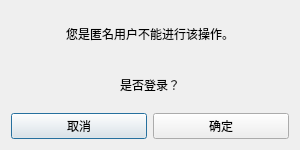
<?xml version="1.0" encoding="UTF-8"?>
<ui version="4.0">
 <class>UserAnonymousWin</class>
 <widget class="QDialog" name="UserAnonymousWin">
  <property name="geometry">
   <rect>
    <x>0</x>
    <y>0</y>
    <width>300</width>
    <height>150</height>
   </rect>
  </property>
  <property name="minimumSize">
   <size>
    <width>300</width>
    <height>150</height>
   </size>
  </property>
  <property name="maximumSize">
   <size>
    <width>300</width>
    <height>150</height>
   </size>
  </property>
  <property name="windowTitle">
   <string>Dialog</string>
  </property>
  <layout class="QVBoxLayout" name="verticalLayout_2">
   <item>
    <layout class="QVBoxLayout" name="verticalLayout">
     <item>
      <widget class="QLabel" name="label">
       <property name="sizePolicy">
        <sizepolicy hsizetype="Preferred" vsizetype="Preferred">
         <horstretch>0</horstretch>
         <verstretch>0</verstretch>
        </sizepolicy>
       </property>
       <property name="layoutDirection">
        <enum>Qt::LeftToRight</enum>
       </property>
       <property name="text">
        <string>您是匿名用户不能进行该操作。</string>
       </property>
       <property name="alignment">
        <set>Qt::AlignCenter</set>
       </property>
      </widget>
     </item>
     <item>
      <widget class="QLabel" name="label_2">
       <property name="sizePolicy">
        <sizepolicy hsizetype="Preferred" vsizetype="Preferred">
         <horstretch>0</horstretch>
         <verstretch>0</verstretch>
        </sizepolicy>
       </property>
       <property name="layoutDirection">
        <enum>Qt::LeftToRight</enum>
       </property>
       <property name="text">
        <string>是否登录？</string>
       </property>
       <property name="alignment">
        <set>Qt::AlignCenter</set>
       </property>
      </widget>
     </item>
     <item>
      <layout class="QHBoxLayout" name="horizontalLayout">
       <item>
        <widget class="QPushButton" name="pushButton">
         <property name="text">
          <string>取消</string>
         </property>
        </widget>
       </item>
       <item>
        <widget class="QPushButton" name="OK_btn">
         <property name="text">
          <string>确定</string>
         </property>
        </widget>
       </item>
      </layout>
     </item>
    </layout>
   </item>
  </layout>
 </widget>
 <resources/>
 <connections/>
</ui>
